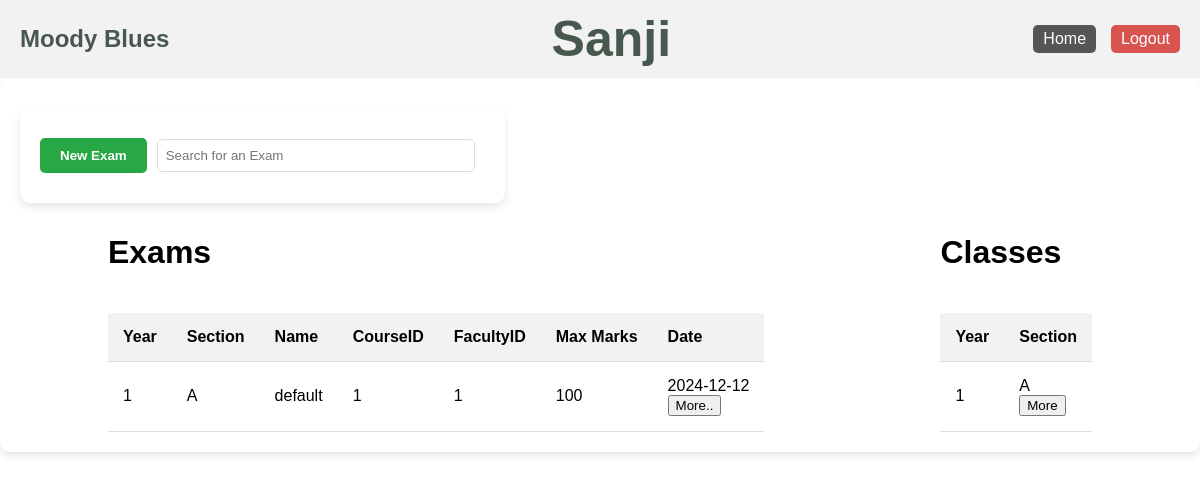
/landingPage (signed in), run on an earlier commit of the app's database.
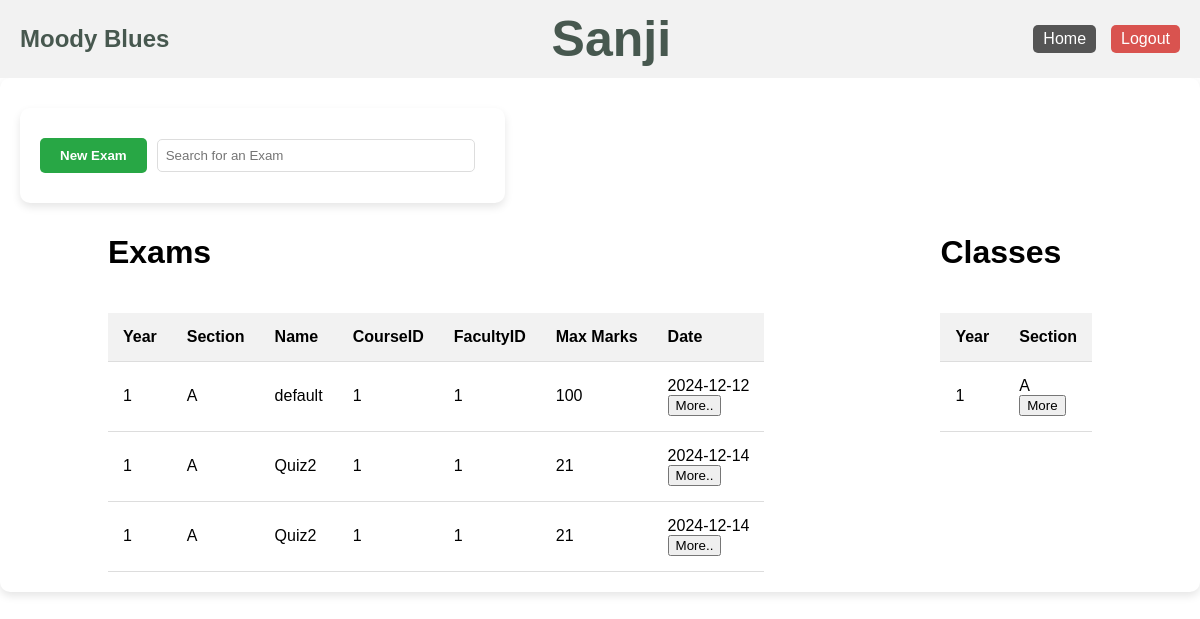
And on a later commit of the database.
### application/model.py (models this page shows, shortened)
class Exam(db.Model):
    __tablename__ = 'exam'
    id = db.Column(db.Integer, primary_key=True, autoincrement=True)
    year = db.Column(db.Integer, nullable=False)
    name = db.Column(db.String,nullable=False)
    date = db.Column(db.Date,nullable=False)
    courseID = db.Column(db.String,nullable = False)
    section = db.Column(db.String, nullable=False)
    faculty_id = db.Column(db.Integer, db.ForeignKey('faculty.id'), nullable=False)
    max_marks = db.Column(db.Integer, nullable=False)
    co1 = db.Column(db.Integer, nullable=True)
    co2 = db.Column(db.Integer, nullable=True)
    co3 = db.Column(db.Integer, nullable=True)
    co4 = db.Column(db.Integer, nullable=True)
    co5 = db.Column(db.Integer, nullable=True)
    co6 = db.Column(db.Integer, nullable=True)

class Teaches(db.Model):
    __tablename__ = 'teaches'
    id = db.Column(db.Integer, primary_key=True)
    faculty_id = db.Column(db.Integer, db.ForeignKey('faculty.id'), primary_key=True)
    year = db.Column(db.Integer, primary_key=True, nullable=False)
    section = db.Column(db.String, primary_key=True, nullable=False)
    course_id = db.Column(db.Integer, db.ForeignKey('course.course_id'), primary_key=True)

### application/routes.py (the view)
@app.route("/landingPage",methods = ['GET',"POST"])
def landingPage():
    session['exam_id'] = None
    if(request.method == 'POST'):
        return redirect(url_for('landingPage'))
    faculty = Faculty.query.filter_by(id = session['faculty_id']).first()
    exams  = Exam.query.filter_by(faculty_id = session['faculty_id']).all()
    teaches = Teaches.query.filter_by(faculty_id = session['faculty_id']).all()
    return render_template('landing.html',faculty = faculty,exams = exams,teaches = teaches)

### templates/landing.html (shortened to what this page needs)
<!DOCTYPE html>
<html lang="en">
<head>
</head>
<body>
    {% include 'navbar.html' %}
    <div class="container">
        <div class="top-bar">
            <div class="container">
                <div class="top-bar">
                    <button class="upload-btn" id="uploadBtn">New Exam</button>
                    <input type="text"
                        class="search-bar"
                        placeholder="Search for an Exam"
                        hx-get="/search/exams"
                        hx-trigger="keyup changed delay:300ms"
                        hx-target="#exam-results"
                        hx-indicator=".loading-indicator"
                        style="margin-right: 10px;">
                </div>
            </div>
        </div>
        <div style="display: flex;flex-direction: row;justify-content: space-around;">
            <div style="display: flex;flex-direction: column;">
                <h1 id="exam-results">Exams</h1>
                <table>
                <thead>
                    <tr>
                        <th>Year</th>
                        <th>Section</th>
                        <th>Name</th>
                        <th>CourseID</th>
                        <th>FacultyID</th>
                        <th>Max Marks</th>
                        <th>Date</th>
                    </tr>
                </thead>
                <tbody>
                    {% for exam in exams %}
                    <tr>
                        <td>{{exam.year}}</td>
                        <td>{{exam.section}}</td>
                        <td>{{exam.name}}</td>
                        <td>{{exam.courseID}}</td>
                        <td>{{exam.faculty_id}}</td>
                        <td> {{exam.max_marks}}</td>
                        <td> {{ exam.date}}
                            <form action="/landingPage/examsDetails" method="get">
                                <button type="submit">More..</button>
                            </form>
                        </td>
                    </tr>
                    {% endfor %}
                </tbody>
            </table>
            </div>
            <div style="display: flex;flex-direction: column;">
                <h1>Classes</h1>
                <table>
                <thead>
                    <tr>
                        <th>Year</th>
                        <th>Section</th>
                    </tr>
                </thead>
                <tbody>
                    {% for teach in teaches %}
                    <tr>
                        <td>{{teach.year}}</td>
                        <td>{{teach.section}}
                            <form action="/landingPage/class" method="get">
                                <button type="submit">More</button>
                            </form>
                        </td>
                    </tr>
                    {% endfor %}
                </tbody>
            </table>
            </div>
        </div>
    </div>
</body>
</html>

### templates/navbar.html (shortened to what this page needs)
<nav class="navbar">
    <div class="navbar-container">
        <div class="navbar-left">
            <span class="site-name">Moody Blues</span>
        </div>
        <div class="navbar-center">
            <span class="faculty-name"><strong>{{ session["faculty_name"] }}</strong></span>
        </div>
        <div class="navbar-right">
            <a href="/landingPage" class="nav-link">Home</a>
            <form action="/logout" method="post" style="display: inline;">
                <button type="submit" class="logout-btn">Logout</button>
            </form>
        </div>
    </div>
</nav>

### templates/landing.html (style rules this page uses)
body { font-family: Arial, sans-serif; margin: 0; padding: 0; background-color: #f5f5f5; }
.container { padding: 20px; background-color: white; border-radius: 10px; box-shadow: 0 4px 8px rgba(0,0,0,0.1); }
.top-bar { display: flex; justify-content: space-between; align-items: center; padding-bottom: 20px; }
.top-bar button { padding: 10px 20px; margin-right: 10px; border: none; border-radius: 5px; cursor: pointer; font-weight: bold; }
.upload-btn { background-color: #28a745; color: white; }
body { font-family: Arial, sans-serif; margin: 0; padding: 0; background-color: transparent; }
.container { padding: 20px; background-color: white; border-radius: 10px; box-shadow: 0 4px 8px rgba(0,0,0,0.1); height: max-content; }
.top-bar { display: flex; justify-content: space-between; align-items: center; padding: 10px 0; }
.top-bar .upload-btn { background-color: #28a745; color: white; }
.search-bar { padding: 8px; width: 300px; border: 1px solid #ddd; border-radius: 5px; }
table { width: 100%; border-collapse: collapse; margin-top: 20px; }
table th, table td { padding: 15px; text-align: left; border-bottom: 1px solid #ddd; }
table th { background-color: #f2f2f2; }

### templates/navbar.html (style rules this page uses)
.navbar { background-color: #f2f2f2; color:#47584f; padding: 10px 20px; display: flex; align-items: center; justify-content: space-between; font-family: Arial, sans-serif; position: sticky; top: 0; z-index: 1000; }
.navbar-container { display: flex; width: 100%; justify-content: space-between; align-items: center; }
.navbar-left, .navbar-center, .navbar-right { display: flex; align-items: center; }
.site-name { font-size: 1.5em; font-weight: bold; }
.faculty-name { margin-left: 20px; font-size: 50px; }
.navbar-right { gap: 15px; }
.nav-link { color: white; text-decoration: none; font-size: 1em; padding: 5px 10px; border-radius: 5px; background-color: #555; transition: background-color 0.3s; }
.logout-btn { color: white; font-size: 1em; padding: 5px 10px; border: none; border-radius: 5px; background-color: #d9534f; cursor: pointer; transition: background-color 0.3s; }

What changed in the data, as far as the page shows it:
added Exam: year "1", section "A", name "Quiz2", courseID "1", faculty_id "1", max_marks "21", date "2024-12-14"
added Exam: year "1", section "A", name "Quiz2", courseID "1", faculty_id "1", max_marks "21", date "2024-12-14"
